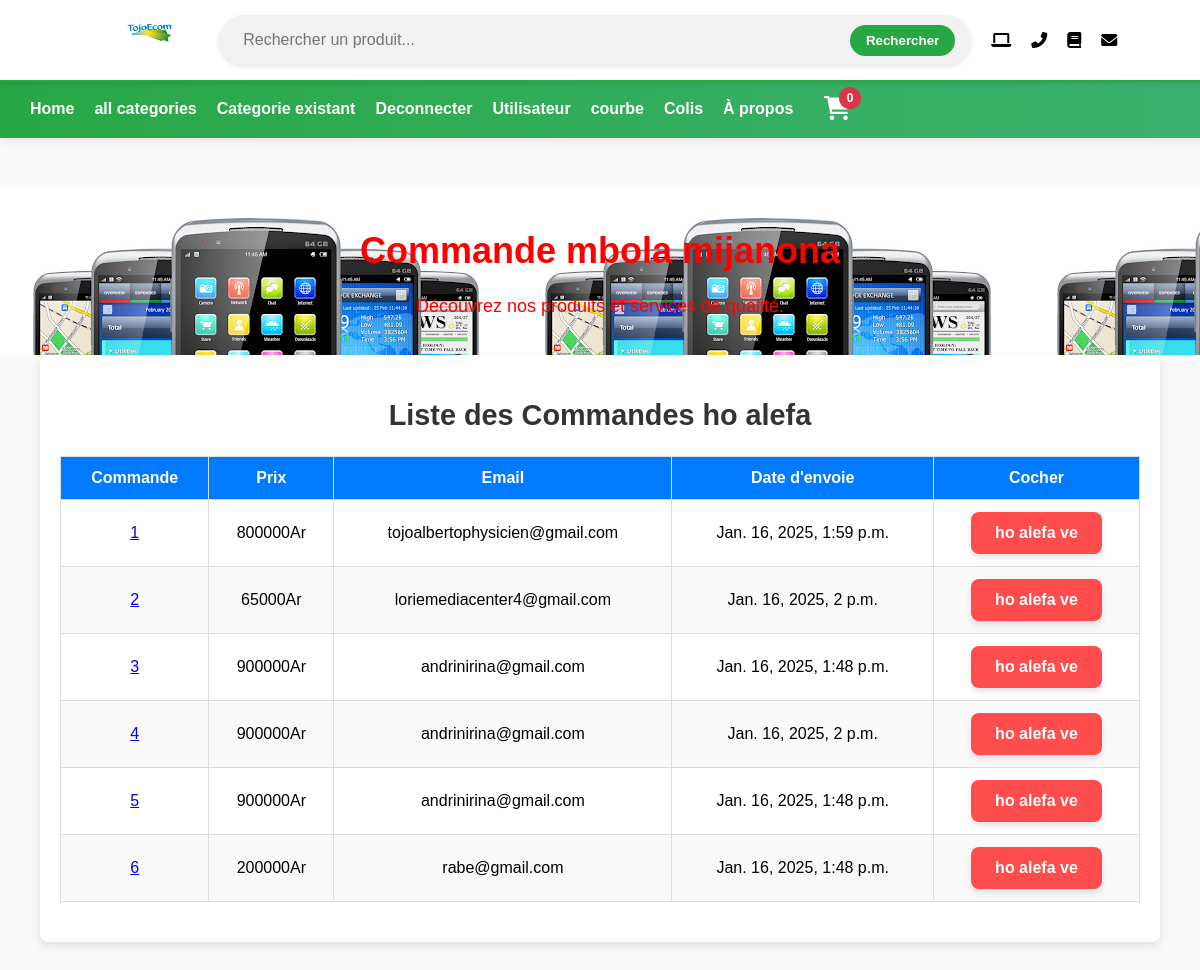
Page /payment/not_shipped_dash (signed in) on the committed database.
### payment/models.py (models this page shows, shortened)
class Order(models.Model):   #commande
	user=models.ForeignKey(User,on_delete=models.CASCADE,null=True,blank=True)
	full_name=models.CharField(max_length=250)
	email=models.EmailField(max_length=250)
	shipping_addresse=models.TextField(max_length=15000)
	amount_paid=models.DecimalField(max_digits=7,decimal_places=0)
	date_ordered=models.DateTimeField(auto_now_add=True)
	shipped=models.BooleanField(default=False)
	date_shipped=models.DateTimeField(blank=True,null=True)

### payment/views.py (the view, shortened to what this page needs)
# urls.py: path('not_shipped_dash',views.not_shipped_dash,name='not_shipped_dash'),
def not_shipped_dash(request):
	if request.user.is_authenticated and request.user.is_superuser:
		orders=Order.objects.filter(shipped=False)
		return render(request,'payment/not_shipped_dash.html',{'orders':orders})
	else:
		messages.success(request,'accées interdit')
		return redirect('home')

### cart/cart.py (called while the page is built)
	def __len__(self):
		return len(self.cart)

### cart/context_processors.py (called while the page is built)
def cart(request):
	return {'cart':Cart(request)}

### payment/templates/payment/not_shipped_dash.html (shortened to what this page needs)
{% extends 'index.html' %}
{% block content %}<br><br>
<div class="content">
        <h1>Commande mbola mijanona</h1>
        <p>Découvrez nos produits et services de qualité.</p>
    </div>
<section>
    <header>
        <h1>Liste des Commandes ho alefa</h1>
    </header>
    <table>
        <thead>
            <tr>
                <th>Commande</th>
                <th>Prix</th>
                <th>Email</th>
                <th>Date d'envoie</th>
                <th>Cocher</th>
            </tr>
        </thead>
        <tbody>
            {% for item in orders %}
            <tr>
                <td><a href="{% url 'orders' item.id %}" >{{ item.id }}</a></td>
                <td>{{ item.amount_paid }}Ar</td>
                <td>{{ item.email }}</td>
                <td>{{ item.date_shipped }}</td>
                <td>
                    <form method="POST">
                        <button type="submit" class="btn-red">ho alefa ve</button>
                    </form>
                </td>
            </tr>
            {% endfor %}
        </tbody>
    </table>
</section><br><br>
{% endblock %}

### store/templates/index.html (shortened to what this page needs)
{% load static %}
<!DOCTYPE html>
<html lang="fr">
<head>
    <link rel="stylesheet" href="https://cdnjs.cloudflare.com/ajax/libs/font-awesome/6.0.0-beta3/css/all.min.css">
    <link rel="stylesheet" type="text/css" href="{% static 'css/style.css' %}">
</head>
<body>
    {% include 'navbar.html' %}
    <main>
            {% block content %}{% endblock %}
    </main>
    <div class="search-container">
        <div class="logo-container">
            <img src="{% static 'assets/logo.png' %}" alt="Logo">
        </div>
        <div class="search-box">
            <input type="text" name="searched" placeholder="Rechercher un produit...">
            <button type="button" onclick="submitSearch()">Rechercher</button>
        </div>
        <div class="cart-user">
            <i class="fas fa-laptop"></i>
            <i class="fas fa-phone-alt"></i>
            <i class="fas fa-book"></i>
            <i class="fas fa-envelope"></i>
        </div>
    </div>
</body>
</html>

### store/templates/navbar.html (shortened to what this page needs)
{% load static %}
{% block content %}
    <header class="navbar">
        <div class="menu">
            <a href="{% url 'home' %}">Home</a>
            <a href="{% url 'category_rehetra' %}">all categories</a>
            <div class="dropdown">
                <a href="#" class="dropbtn">Categorie existant</a>
            </div>
        {% if user.is_authenticated %}
            <a href="{% url 'disconnect' %}">Deconnecter</a>
            <div class="dropdown">
                <a href="#" class="dropbtn">Utilisateur</a>
            </div>
            {% if user.is_superuser %}
            <a href="{% url 'product_stats' %}">courbe</a>
            <div class="dropdown">
                <a href="#" class="dropbtn">Colis</a>
            </div>
            {% endif %}
        {% else %}
            <a href="{% url 'login_user'%}">Se connecter</a>
            <a href="{% url 'register_user' %}">Créer un compte</a>
        {% endif %}
            <a href="{% url 'apropos' %}">À propos</a>
            <form>
            <div class="cart-icon">
                <a href="{% url 'cart_summary' %}">
                <i class="fas fa-shopping-cart"></i>
                <span class="badge" id="cart_quantity">{{cart|length}}</span>
                </a>
            </div>
            </form>
        </div>
    </header>
{% endblock %}

### static/css/style.css (style rules this page uses)
body { margin: 0; font-family: Arial, sans-serif; background-color: #f9f9f9; min-height: 100vh; overflow-y: auto; }
.search-container { position: fixed; top: 0; left: 0; width: 100%; background-color: #ffffff; padding: 15px 20px; border-bottom: 2px solid #28a745; z-index: 1000; display: flex; justify-content: center; align-items: center; gap: 20px; box-shadow: 0 2px 5px rgba(0, 0, 0, 0.1); }
.search-container .logo-container { margin-right: 20px; }
.search-container img { height: 40px; transition: transform 0.3s; }
.search-container .search-box { display: flex; align-items: center; background-color: #f1f1f1; border-radius: 25px; padding: 8px 16px; box-shadow: 0 2px 5px rgba(0, 0, 0, 0.1); width: 60%; max-width: 800px; }
.search-container input[type="text"] { border: none; outline: none; padding: 8px; font-size: 16px; background-color: transparent; flex: 1; margin-right: 10px; }
.search-container button { padding: 8px 16px; background-color: #28a745; color: #ffffff; border: none; border-radius: 20px; cursor: pointer; transition: background-color 0.3s; font-weight: bold; }
.cart-user { display: flex; align-items: center; gap: 20px; }
.cart-icon, .user-icon, .email-icon { width: 28px; height: 28px; fill: #28a745; transition: transform 0.3s; }
.navbar { position: fixed; top: 80px; width: 100%; display: flex; justify-content: space-between; align-items: center; background: linear-gradient(90deg, #28a745, #3cb371); padding: 15px 30px; box-shadow: 0 2px 10px rgba(0, 0, 0, 0.1); z-index: 999; flex-wrap: wrap; }
.menu { display: flex; align-items: center; gap: 20px; }
.menu a { text-decoration: none; color: #ffffff; font-weight: bold; transition: transform 0.3s, color 0.3s; }
.cart-icon { color: #ffffff; font-size: 24px; position: relative; cursor: pointer; margin-left: 10px; }
.cart-icon .badge { position: absolute; top: -8px; right: -10px; background-color: #dc3545; color: #ffffff; border-radius: 50%; padding: 4px 8px; font-size: 12px; font-weight: bold; }
@media (min-width: 769px) { .menu { display: flex; } }
.dropdown { position: relative; }
.content { padding: 20px; text-align: center; background-image: url('telephone1.jpg'); color:red; margin-top: 150px; }
h1 { font-size: 36px; }
p { font-size: 18px; }

### payment/templates/payment/not_shipped_dash.html (style rules this page uses)
section { width: 90%; margin: auto; background-color: #ffffff; box-shadow: 0 4px 8px rgba(0, 0, 0, 0.1); padding: 20px; border-radius: 8px; }
header { margin-bottom: 20px; text-align: center; }
header h1 { font-size: 1.8rem; color: #333; font-weight: bold; }
table { border-collapse: collapse; width: 100%; margin: 20px 0; }
th, td { border: 1px solid #ddd; text-align: center; padding: 12px; }
th { background-color: #007BFF; color: white; }
tr:nth-child(even) { background-color: #f9f9f9; }
.btn-red { background-color: #FF4C4C; border: none; color: white; padding: 12px 24px; font-size: 16px; font-weight: bold; border-radius: 8px; cursor: pointer; box-shadow: 0px 4px 6px rgba(0, 0, 0, 0.1); transition: background-color 0.3s, transform 0.2s; }

### rows in the picture
Order: id "1", amount_paid "800000", email "tojoalbertophysicien@gmail.com", date_shipped "Jan. 16, 2025, 1:59 p.m."
Order: id "2", amount_paid "65000", email "loriemediacenter4@gmail.com", date_shipped "Jan. 16, 2025, 2 p.m."
Order: id "3", amount_paid "900000", email "andrinirina@gmail.com", date_shipped "Jan. 16, 2025, 1:48 p.m."
Order: id "4", amount_paid "900000", email "andrinirina@gmail.com", date_shipped "Jan. 16, 2025, 2 p.m."
Order: id "5", amount_paid "900000", email "andrinirina@gmail.com", date_shipped "Jan. 16, 2025, 1:48 p.m."
Order: id "6", amount_paid "200000", email "rabe@gmail.com", date_shipped "Jan. 16, 2025, 1:48 p.m."

### other values in the picture
{{ cart|length }} "0"
